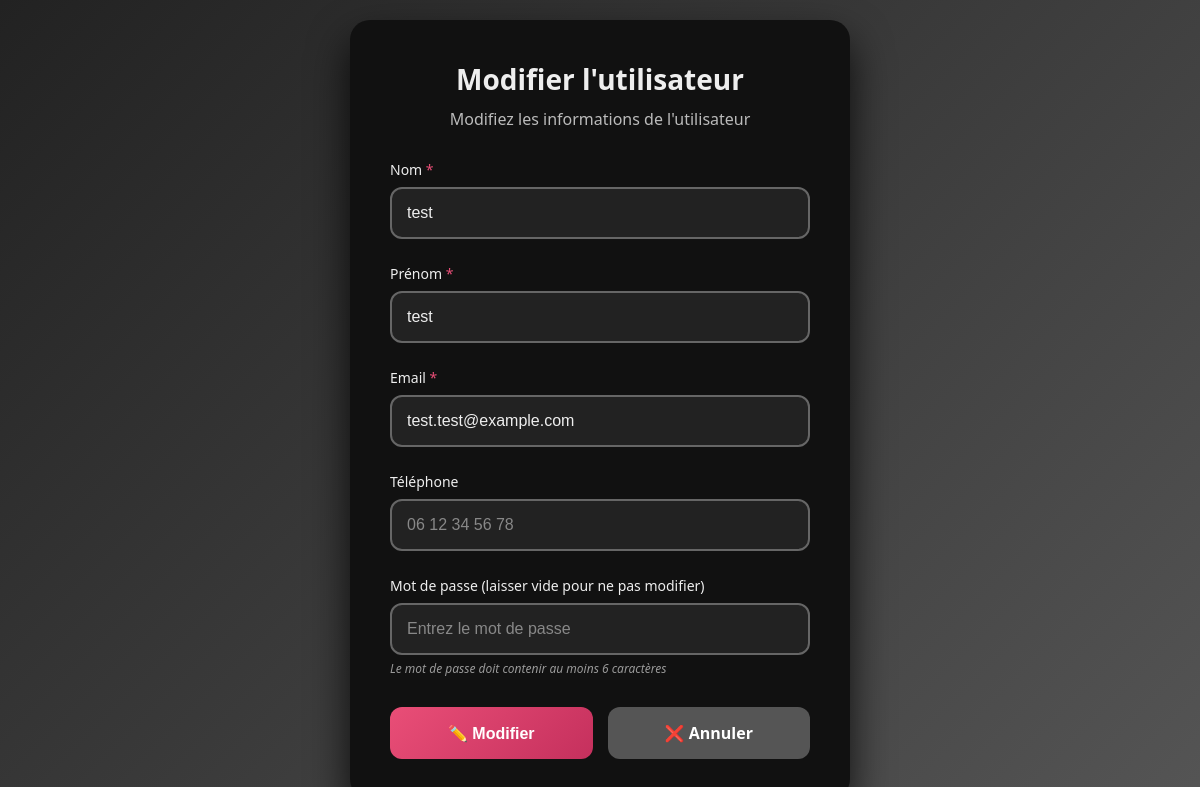
Page /admin/index.php?action=editUser&id=2 (signed in) on the committed database.
### tables this page shows
CREATE TABLE `utilisateurs` (
  `id` int(11) NOT NULL,
  `nom` varchar(50) NOT NULL,
  `prenom` varchar(50) NOT NULL,
  `email` varchar(100) NOT NULL,
  `mot_de_passe` varchar(255) NOT NULL,
  `telephone` varchar(20) DEFAULT NULL,
  `date_inscription` timestamp NULL DEFAULT current_timestamp(),
  `role` varchar(20) NOT NULL DEFAULT 'user'
);

### admin/model/utilisateurs_model.php (called while the page is built, shortened)
<?php
require_once(__DIR__ . '/../../model/db.php');
function getUserById(int $id): ?array {
    global $pdo;
    $stmt = $pdo->prepare("SELECT * FROM utilisateurs WHERE id = :id LIMIT 1");
    $stmt->execute(['id' => $id]);
    $user = $stmt->fetch(PDO::FETCH_ASSOC);
    return $user ?: null;
}

### admin/view/user_form.php (the view, shortened to what this page needs)
<!DOCTYPE html>
<html lang="fr">
<head>
</head>
<body>
    <div class="container">
        <div class="header">
            <h1><?= isset($user['id']) ? 'Modifier l\'utilisateur' : 'Ajouter un utilisateur' ?></h1>
            <p><?= isset($user['id']) ? 'Modifiez les informations de l\'utilisateur' : 'Remplissez les informations pour créer un nouvel utilisateur' ?></p>
        </div>
        <form method="POST" action="<?= isset($user['id']) ? 'index.php?action=editUser&id=' . $user['id'] : 'index.php?action=addUser' ?>">
            <div class="form-group">
                <label for="nom">Nom <span class="required">*</span></label>
                <input
                    type="text"
                    id="nom"
                    name="nom"
                    value="<?= htmlspecialchars($user['nom'] ?? '') ?>"
                    placeholder="Entrez le nom"
                    required
                >
            </div>
            <div class="form-group">
                <label for="prenom">Prénom <span class="required">*</span></label>
                <input
                    type="text"
                    id="prenom"
                    name="prenom"
                    value="<?= htmlspecialchars($user['prenom'] ?? '') ?>"
                    placeholder="Entrez le prénom"
                    required
                >
            </div>
            <div class="form-group">
                <label for="email">Email <span class="required">*</span></label>
                <input
                    type="email"
                    id="email"
                    name="email"
                    value="<?= htmlspecialchars($user['email'] ?? '') ?>"
                    placeholder="exemple@email.com"
                    required
                >
            </div>
            <div class="form-group">
                <label for="telephone">Téléphone</label>
                <input
                    type="tel"
                    id="telephone"
                    name="telephone"
                    value="<?= htmlspecialchars($user['telephone'] ?? '') ?>"
                    placeholder="06 12 34 56 78"
                >
            </div>
            <div class="form-group">
                <label for="mot_de_passe">
                    Mot de passe
                    <?php if (isset($user['id'])): ?>
                        (laisser vide pour ne pas modifier)
                    <?php else: ?>
                        <span class="required">*</span>
                    <?php endif; ?>
                </label>
                <input
                    type="password"
                    id="mot_de_passe"
                    name="mot_de_passe"
                    placeholder="Entrez le mot de passe"
                    <?= !isset($user['id']) ? 'required' : '' ?>
                >
                <div class="password-note">
                    Le mot de passe doit contenir au moins 6 caractères
                </div>
            </div>
            <div class="btn-group">
                <button type="submit" class="btn btn-primary">
                    <?= isset($user['id']) ? '✏️ Modifier' : '➕ Ajouter' ?>
                </button>
                <a href="index.php?action=index" class="btn btn-secondary">
                    ❌ Annuler
                </a>
            </div>
        </form>
    </div>
</body>
</html>

### admin/view/user_form.php (style rules this page uses)
* { margin: 0; padding: 0; box-sizing: border-box; }
body { font-family: 'Segoe UI', Tahoma, Geneva, Verdana, sans-serif; background: linear-gradient(135deg, #222 0%, #555 100%); min-height: 100vh; display: flex; align-items: center; justify-content: center; padding: 20px; color: #eee; }
.container { background: #111; border-radius: 20px; box-shadow: 0 20px 40px rgba(0, 0, 0, 0.8); padding: 40px; width: 100%; max-width: 500px; backdrop-filter: blur(10px); color: #ddd; }
.header { text-align: center; margin-bottom: 30px; }
.header h1 { color: #eee; font-size: 28px; font-weight: 600; margin-bottom: 10px; }
.header p { color: #bbb; font-size: 16px; }
.form-group { margin-bottom: 25px; }
.form-group label { display: block; margin-bottom: 8px; color: #eee; font-weight: 500; font-size: 14px; }
.form-group input { width: 100%; padding: 15px; border: 2px solid #666; border-radius: 12px; font-size: 16px; transition: all 0.3s ease; background: #222; color: #eee; }
.form-group input::placeholder { color: #888; }
.required { color: #e94e77; }
.password-note { font-size: 12px; color: #999; margin-top: 5px; font-style: italic; }
.btn-group { display: flex; gap: 15px; margin-top: 30px; }
.btn { flex: 1; padding: 15px 25px; border: none; border-radius: 12px; font-size: 16px; font-weight: 600; cursor: pointer; transition: all 0.3s ease; text-decoration: none; text-align: center; display: inline-block; color: #eee; }
.btn-primary { background: linear-gradient(135deg, #e94e77 0%, #c5305d 100%); color: white; }
.btn-secondary { background: #555; color: white; }

### rows in the picture
utilisateurs: nom "test", prenom "test", email "test.test@example.com"
